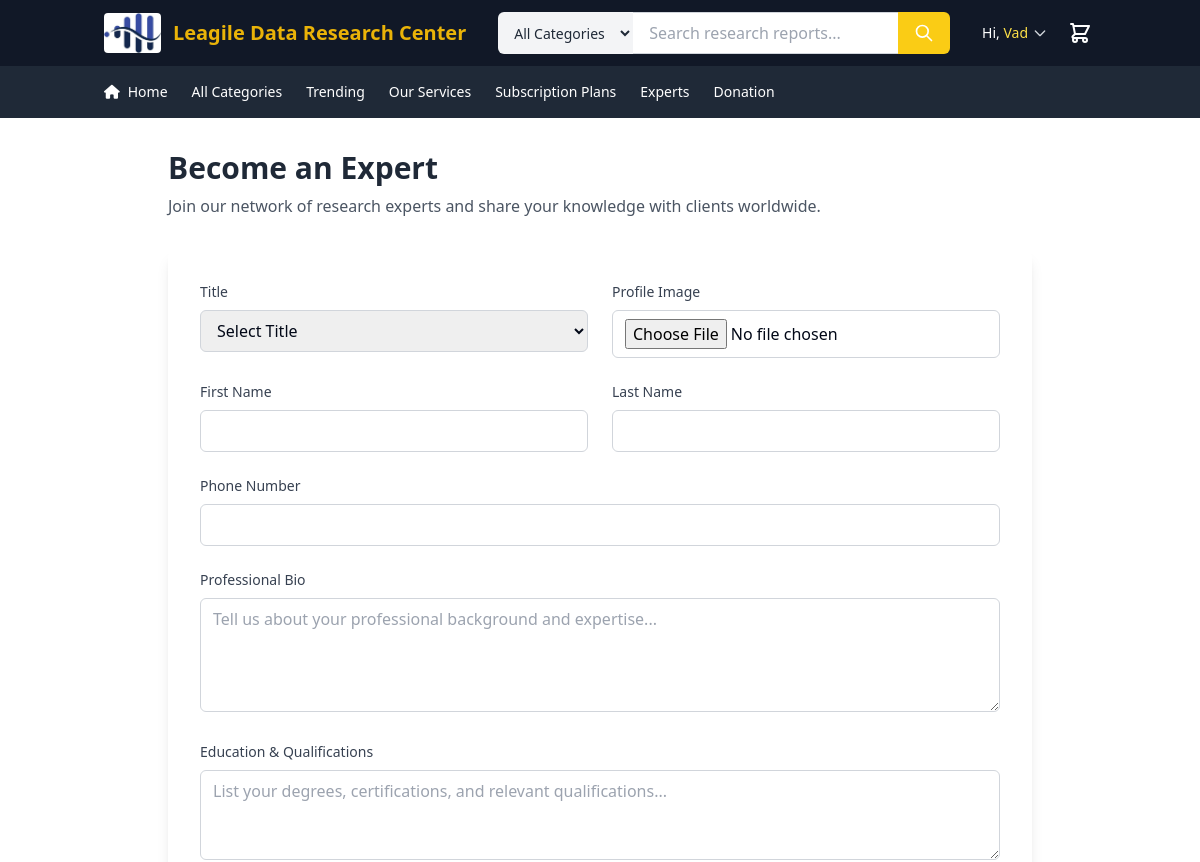
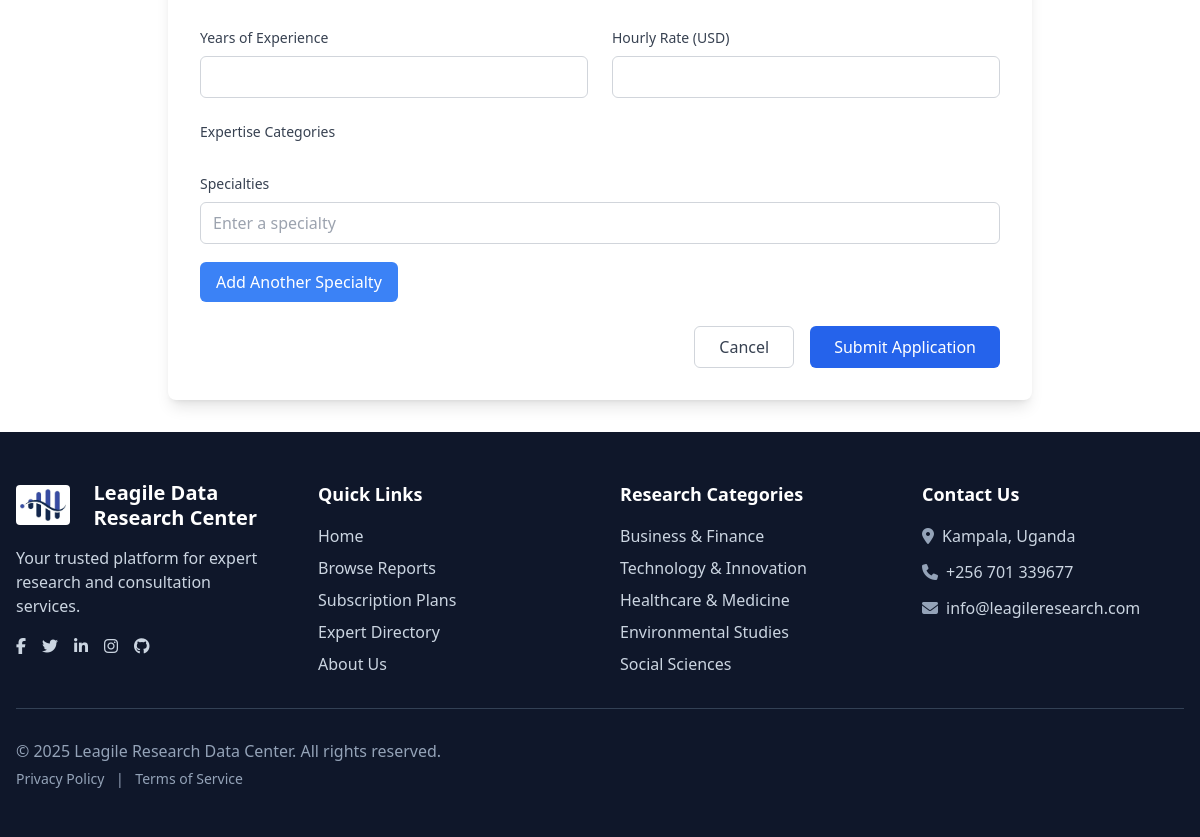
/expert-registration.php (signed in), run on an earlier commit of the app's database (2 pictures, top to bottom).
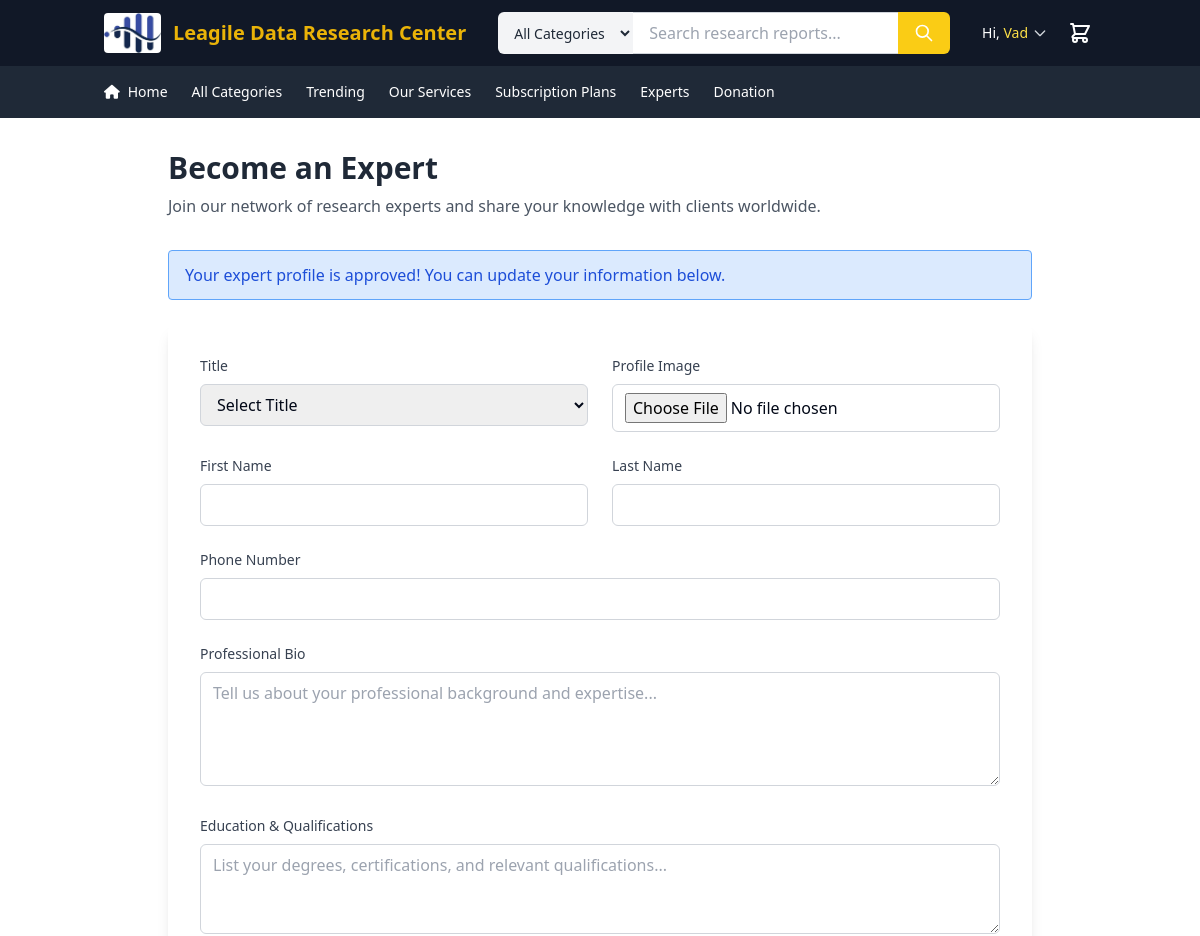
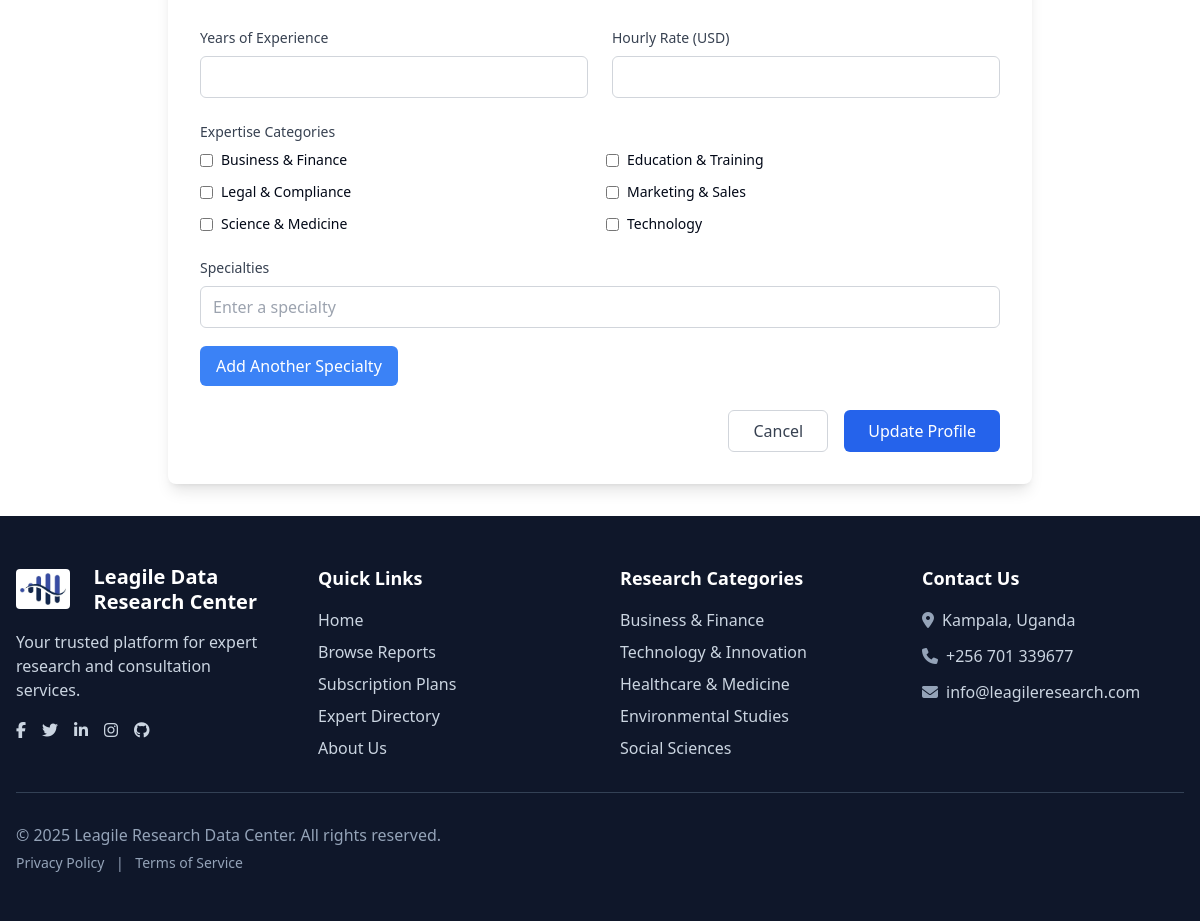
And on a later commit of the database (2 pictures, top to bottom).
### tables this page shows
CREATE TABLE IF NOT EXISTS `expert_categories` (
  `id` varchar(36) NOT NULL,
  `name` varchar(100) NOT NULL,
  `description` text DEFAULT NULL,
  `created_at` timestamp NULL DEFAULT current_timestamp(),
  PRIMARY KEY (`id`),
  UNIQUE KEY `name` (`name`)
);

### expert-registration.php (the view, shortened to what the changed rows need)
<?php
require_once('xsert.php');
$user_id = $_SESSION['user_id'];
$expert_check = $conn->prepare("SELECT id, status FROM experts WHERE user_id = ?");
$expert_check->execute([$user_id]);
$existing_expert = $expert_check->fetch(PDO::FETCH_ASSOC);
$categories_stmt = $conn->prepare("SELECT * FROM expert_categories ORDER BY name");
$categories_stmt->execute();
$categories = $categories_stmt->fetchAll(PDO::FETCH_ASSOC);
?>
<!DOCTYPE html>
<html lang="en">
<head>
    <?php include('bin/source_links.php'); ?>
</head>
<body>
    <main class="flex-grow">
        <div class="container mx-auto px-4 py-8 max-w-4xl">
            <div class="mb-8">
                <h1 class="text-3xl font-bold text-gray-800 mb-2">Become an Expert</h1>
                <p class="text-gray-600">Join our network of research experts and share your knowledge with clients worldwide.</p>
            </div>
            <?php if ($existing_expert && $existing_expert['status'] === 'pending'): ?>
                <div class="bg-yellow-100 border border-yellow-400 text-yellow-700 px-4 py-3 rounded mb-6">
                    Your expert application is currently under review. You can update your information below.
                </div>
            <?php elseif ($existing_expert && $existing_expert['status'] === 'approved'): ?>
                <div class="bg-blue-100 border border-blue-400 text-blue-700 px-4 py-3 rounded mb-6">
                    Your expert profile is approved! You can update your information below.
                </div>
            <?php endif; ?>
            <div class="bg-white rounded-lg shadow-lg p-8">
                <form method="POST" enctype="multipart/form-data" class="space-y-6">
                    <div>
                        <div class="grid grid-cols-1 md:grid-cols-2 gap-3">
                            <?php foreach ($categories as $category): ?>
                                <label class="flex items-center">
                                    <input type="checkbox" name="categories[]" value="<?php echo $category['id']; ?>" class="mr-2">
                                    <span class="text-sm"><?php echo htmlspecialchars($category['name']); ?></span>
                                </label>
                            <?php endforeach; ?>
                        </div>
                    </div>
                    <div class="flex justify-end space-x-4">
                        <a href="<?php echo BASE_URL; ?>/experts.php" class="px-6 py-2 border border-gray-300 rounded-md text-gray-700 hover:bg-gray-50">Cancel</a>
                        <button type="submit" class="px-6 py-2 bg-blue-600 text-white rounded-md hover:bg-blue-700">
                            <?php echo $existing_expert ? 'Update Profile' : 'Submit Application'; ?>
                        </button>
                    </div>
                </form>
            </div>
        </div>
    </main>
</body>
</html>

What changed in the data, as far as the page shows it:
added expert_categories: name "Business & Finance"
added expert_categories: name "Education & Training"
added expert_categories: name "Legal & Compliance"
added expert_categories: name "Marketing & Sales"
added expert_categories: name "Science & Medicine"
added expert_categories: name "Technology"
Also different on the page:
text no longer shown: "Submit Application"
text now shown: "Your expert profile is approved! You can update your information below. Update Profile"
